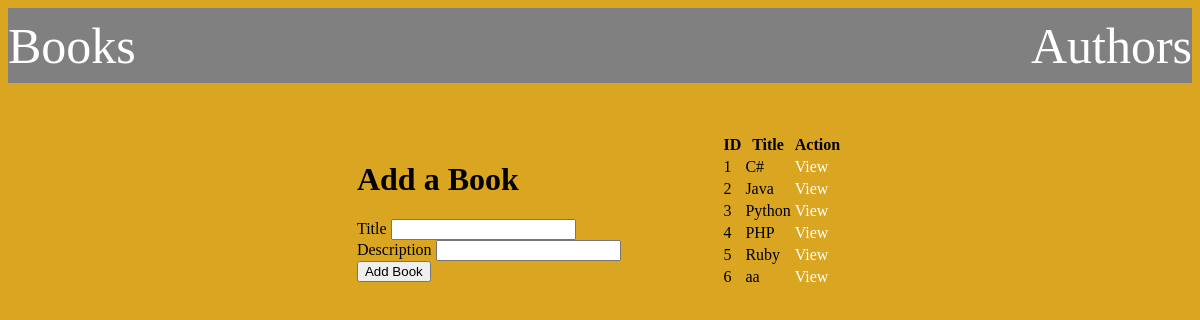
The page / on the database its author committed.
### books_authors_app/models.py (models this page shows, shortened)
class Books(models.Model):
    title = models.CharField(max_length=255)
    desc = models.TextField(default='')
    created_at = models.DateTimeField(auto_now_add=True)
    updated_at = models.DateTimeField(auto_now=True)

### books_authors_app/views.py (the view)
# urls.py: path('', views.index),
def index(request):
    books = Books.objects.all()
    context = {
        "books": books
    }
    return render(request, 'index.html', context)

### books_authors_app/templates/index.html (shortened to what this page needs)
<!DOCTYPE html>
<html lang="en">
<head>
    {% load static %}
    <link rel='stylesheet' href="{% static 'css/styles.css' %}">
</head>
<body>
    <header>
        <nav class="navbar">
            <a href="/">Books</a>
            <a href="{% url 'newAuthor' %}">Authors</a>
        </nav>
    </header>
    <div class="container">
        <div class="row">
        <form action="{% url 'createBook' %}" method='POST'>
            <h1>Add a Book</h1>
            <section>
                <label for="title">Title </label>
                <input type="text" name="title" id="title">
            </section>
            <section>
                <label for="description">Description </label>
                <input name="description" type="text" id="description">
            </section>
                <button type="submit">Add Book</button>
        </form>
        </div>
            <div class="row">
                <table class="table">
                    <thead>
                        <tr>
                            <th>ID</th>
                            <th>Title</th>
                            <th>Action</th>
                        </tr>
                    </thead>
                    <tbody>
                    {% for book in books %}
                        <tr>
                            <td>{{ book.id }}</td>
                            <td>{{ book.title }}</td>
                            <td><a href="{% url 'showBook' bookId=book.id %}">View</a></td>
                        </tr>
                    {% endfor %}
                    </tbody>
                </table>
            </div>
        </div>
</body>
</html>

### books_authors_app/static/css/styles.css (style rules this page uses)
body { display: flex; flex-direction: column; background-color: goldenrod; }
.navbar { background-color: gray; display: flex; flex-direction: row; justify-content: space-between; align-items: center; font-size: 50px; height: 75px; color: white; }
a { text-decoration: none; color: white; }
.container { display: flex; flex-direction: row; justify-content: center; align-items: center; }
.row { display: flex; flex-direction: column; justify-content: center; align-items: center; padding: 50px; }

### rows shown on the page
Books: id "1", title "C#"
Books: id "2", title "Java"
Books: id "3", title "Python"
Books: id "4", title "PHP"
Books: id "5", title "Ruby"
Books: id "6", title "aa"
